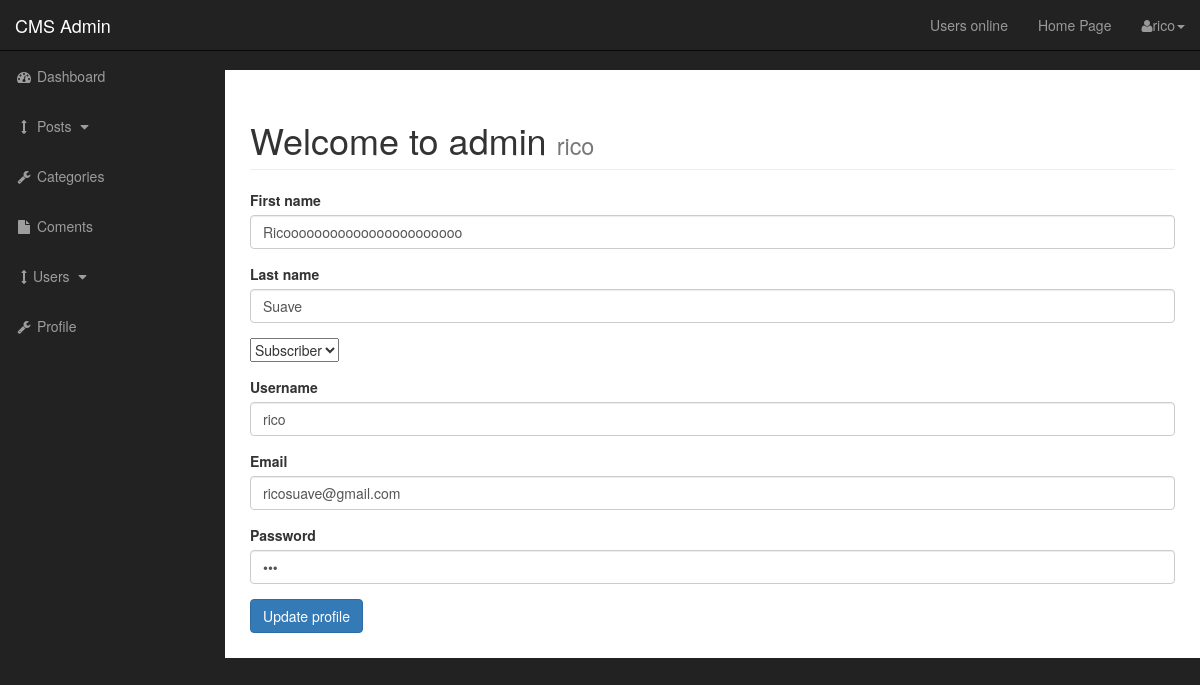
Screenshot of /admin/profile.php (signed in) with the database file from the repository.
### tables this page shows
CREATE TABLE `users` (
  `user_id` int(3) NOT NULL,
  `username` varchar(255) NOT NULL,
  `user_password` varchar(255) NOT NULL,
  `user_firstname` varchar(255) NOT NULL,
  `user_lastname` varchar(255) NOT NULL,
  `user_email` varchar(255) NOT NULL,
  `user_image` text NOT NULL,
  `user_role` varchar(255) NOT NULL,
  `randSalt` varchar(255) NOT NULL DEFAULT '$2y$10$iusesomecrazystrings22'
);

### admin/functions.php (called while the page is built, shortened)
<?php
function escape($string){
    global $connection;
return mysqli_real_escape_string($connection, trim($string));
}
?>

### admin/profile.php (the view, shortened to what this page needs)
<?php include "includes/admin_header.php"; ?>
<?php
if(isset($_SESSION['username'])){
    $username = escape($_SESSION['username']);
    $query = "SELECT * FROM users WHERE username =  '{$username}'";
    $select_user_profile_query = mysqli_query($connection, $query);
    while($row = mysqli_fetch_array($select_user_profile_query)){
        $username = escape($row['username']);
        $user_password = escape($row['user_password']);
        $user_firstname = escape($row['user_firstname']);
        $user_lastname = escape($row['user_lastname']);
        $user_email = escape($row['user_email']);
        $user_role = escape($row['user_role']);
    }
}
?>
    <div id="wrapper">
      <?php include "includes/Admin_navigation.php"; ?>
        <div id="page-wrapper">
            <div class="container-fluid">
                <div class="row">
                    <div class="col-lg-12">
                    <h1 class="page-header">
                            Welcome to admin
                            <small><?php echo $_SESSION['username']; ?></small>
                        </h1>
                        <form action="" method="post" enctype="multipart/form-data">
<div class="form-group">
    <label for="title">First name</label>
        <input type="text" value="<?php echo $user_firstname; ?>" class="form-control" name="user_firstname">
</div>
<div class="form-group">
    <label for="post_status">Last name</label>
        <input type="text" value="<?php echo $user_lastname; ?>" class="form-control" name="user_lastname">
</div>
<div class="form-group">
    <select name="user_role" id="">
    <option value="subscriber"><?php echo $user_role; ?></option>
    </select>
</div>
<div class="form-group">
    <label for="post_tags">Username</label>
        <input type="text" value="<?php echo $username; ?>" class="form-control" name="username">
</div>
<div class="form-group">
    <label for="post_content">Email</label>
        <input type="email" value="<?php echo $user_email; ?>" class="form-control" name="user_email">
</div>
<div class="form-group">
    <label for="post_content">Password</label>
        <input type="password" value="<?php echo $user_password; ?>" class="form-control" name="user_password">
</div>
<div class="form-group">
    <input class="btn btn-primary" type="submit" name="edit_user" value="Update profile">
</div>
</form>
                    </div>
                 </div>
            </div>
        </div>
    </div>
<?php include "includes/admin_footer.php"; ?>

### admin/css/sb-admin.css (style rules this page uses)
body { margin-top: 100px; background-color: #222; }
@media (min-width:768px) { body { margin-top: 50px; } }
#wrapper { padding-left: 0; }
#page-wrapper { width: 100%; padding: 0; background-color: #fff; }
@media (min-width:768px) { #wrapper { padding-left: 225px; } }
@media (min-width:768px) { #page-wrapper { padding: 10px; } }

### rows the page displays
users: user_firstname "Ricooooooooooooooooooooooo", user_lastname "Suave", user_role "Subscriber", username "rico", user_email "ricosuave@gmail.com"

### other values shown
$_SESSION['username'] "rico"
